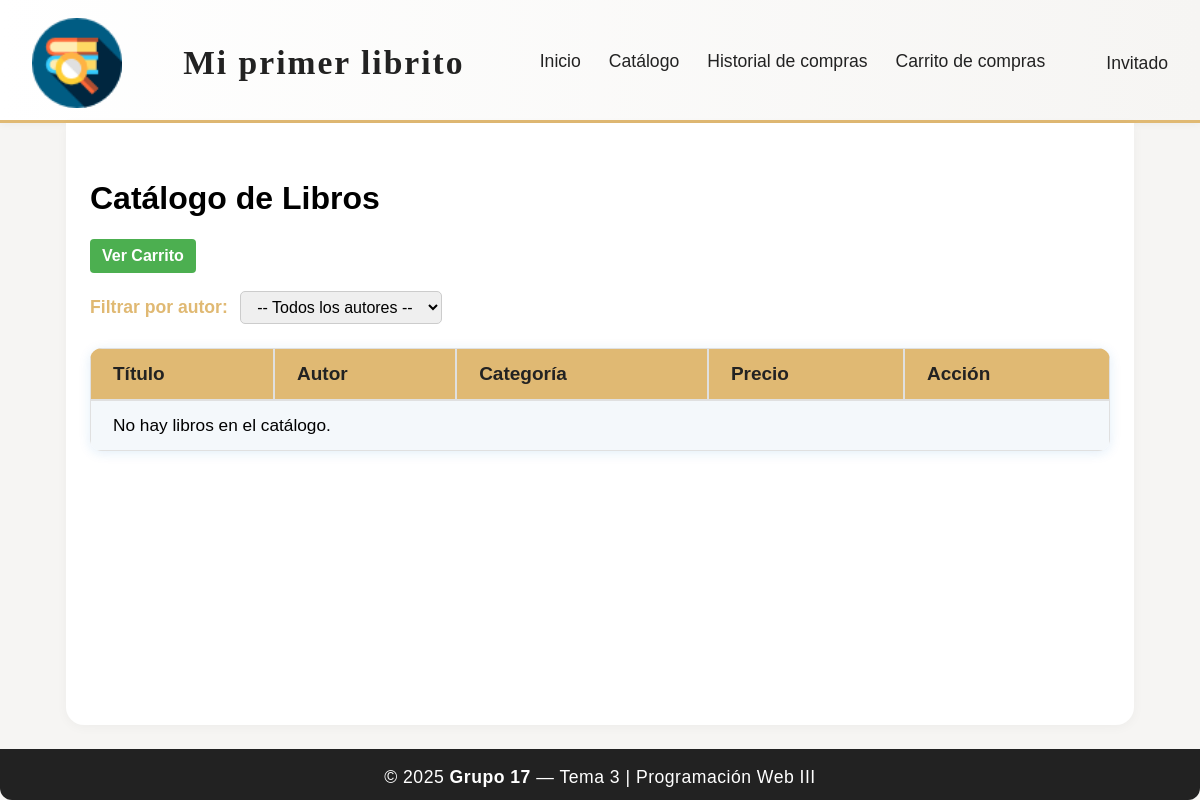
/catalogo/, run on an earlier commit of the app's database.
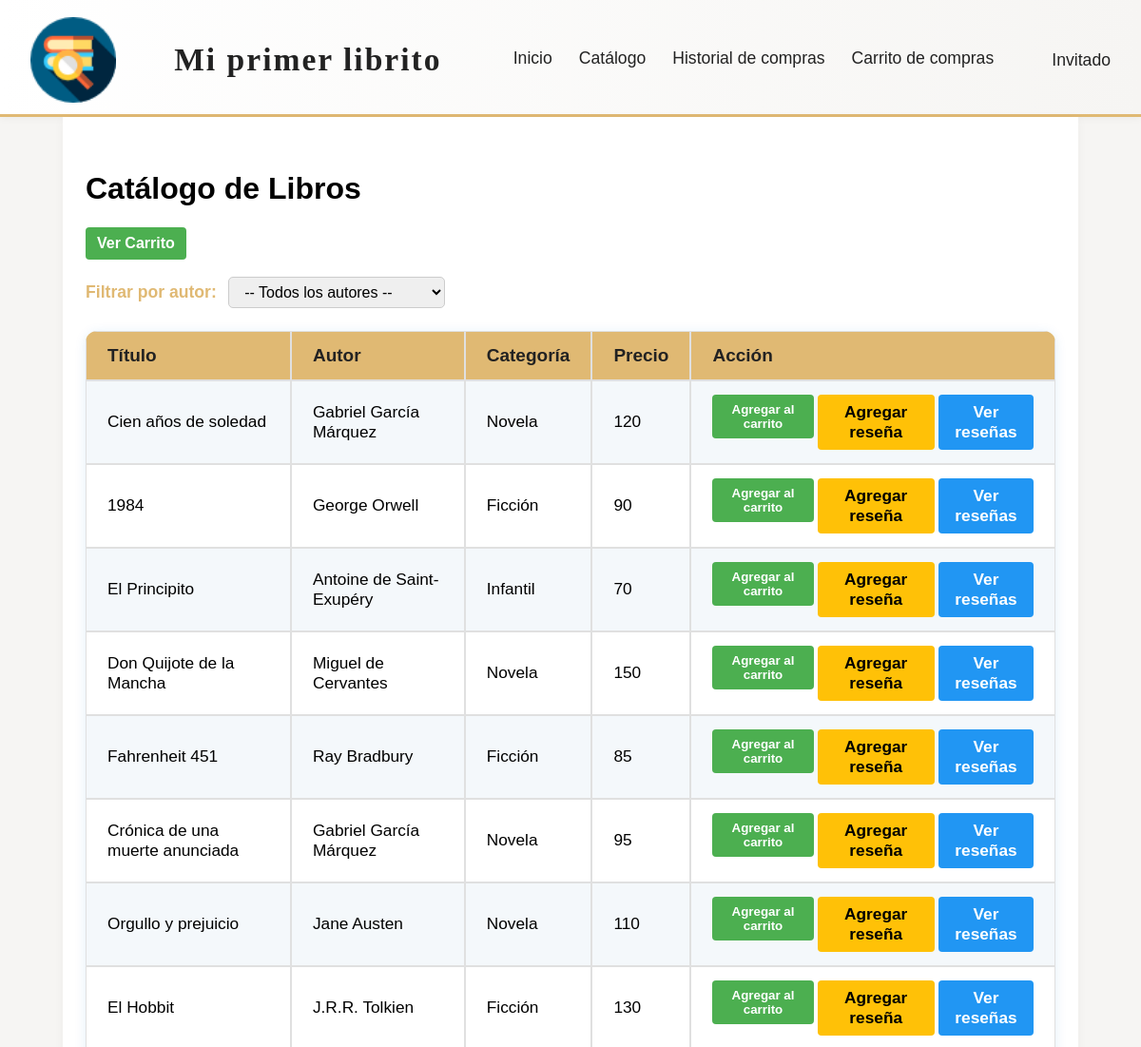
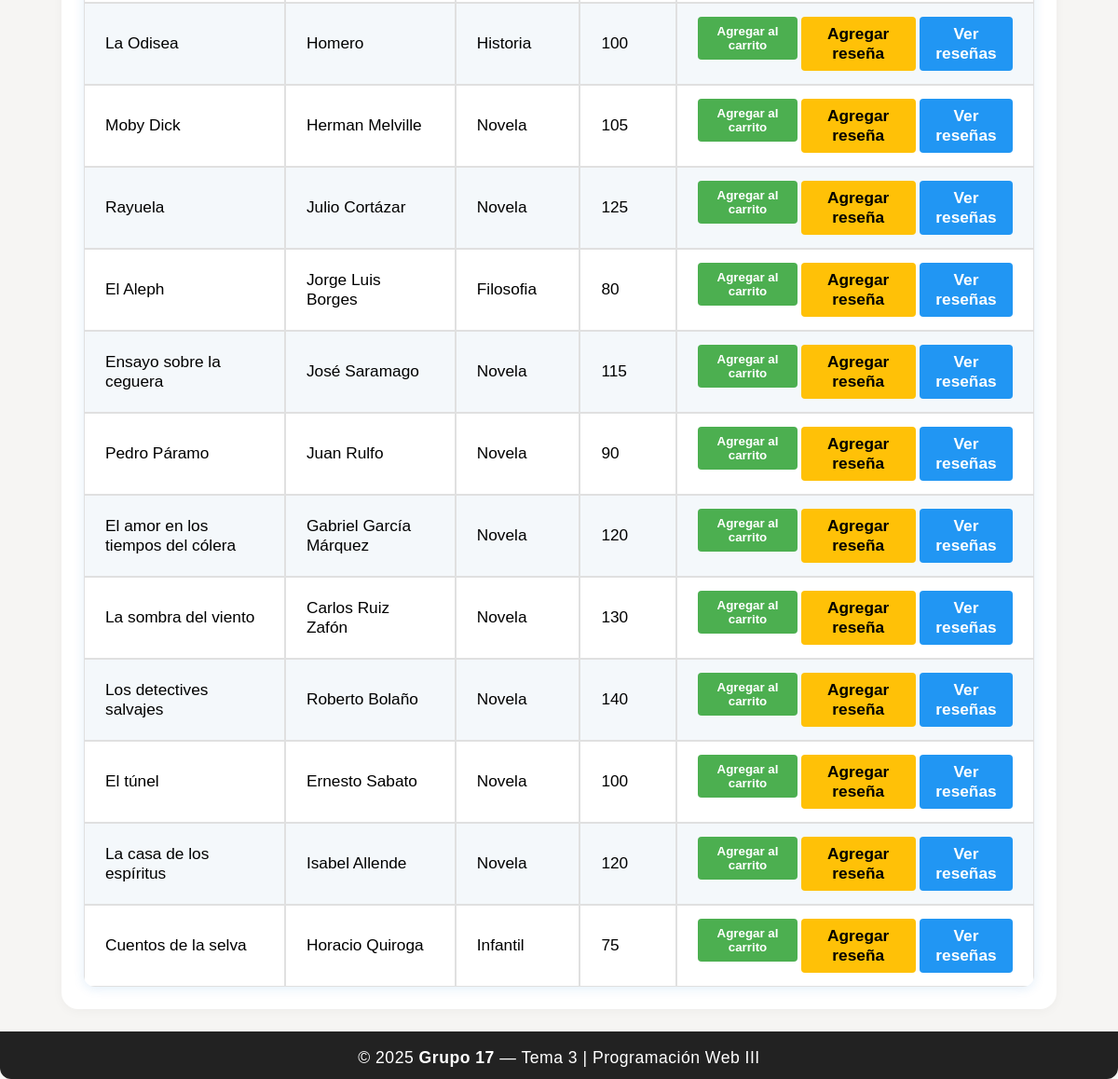
And on a later commit of the database (2 pictures, top to bottom).
### app/models.py (models this page shows, shortened)
class Libro(models.Model):
    titulo = models.CharField(max_length=200)
    autor = models.CharField(max_length=100)
    categoria = models.CharField(max_length=100, blank=True, null=True)
    precio = models.IntegerField(default=0)
    fecha_publicacion = models.DateField(null=True, blank=True)

### app/views.py (the view)
# urls.py: path('catalogo/', views.catalogo_libros, name='catalogo_libros'),
def catalogo_libros(request):
    autor_filtrado = request.GET.get('autor')
    if autor_filtrado:
        libros = Libro.objects.filter(autor=autor_filtrado)
    else:
        libros = Libro.objects.all()
    autores = Libro.objects.values_list('autor', flat=True).distinct()
    return render(request, 'catalogo_libros.html', {
        'libros': libros,
        'autores': autores
    })

### app/templates/catalogo_libros.html (shortened to what this page needs)
{% load static %}
<!DOCTYPE html>
<html lang="es">
<head>
    <link rel="stylesheet" href="{% static 'estilos.css' %}">
</head>
<body>
    <div class="layout-flex">
        <header class="main-header">
            <div class="header-content">
                <img src="{% static 'img/libreriaicon.png' %}" alt="Logo" class="logo-header">
                <div class="header-title">
                    <span class="logo-text">Mi primer <strong>librito</strong></span>
                </div>
                <nav class="main-nav">
                    <a href="{% url 'inicio' %}">Inicio</a>
                    <a href="{% url 'catalogo_libros' %}">Catálogo</a>
                    <a href="{% url 'historial_compras' %}">Historial de compras</a>
                    <a href="{% url 'ver_carrito' %}">Carrito de compras</a>
                </nav>
                <div class="user-menu">
                    {% if user.is_authenticated %}
                        <span style="color: #388e3c; font-weight: bold;">
                            <svg xmlns="http://www.w3.org/2000/svg" width="18" height="18" viewBox="0 0 24 24" fill="#388e3c" style="vertical-align: middle; margin-right: 4px;"><circle cx="12" cy="12" r="10"/><circle cx="12" cy="10" r="3" fill="#fff"/><path d="M12 13c-3 0-5 1.5-5 3v1h10v-1c0-1.5-2-3-5-3z" fill="#fff"/></svg>
                            {{ user.username }}
                            <a href="{% url 'usuario_logout' %}" class="logout-btn" title="Cerrar sesión" style="margin-left:8px; padding:2px 8px; background:#e74c3c; color:#fff; border-radius:4px; font-size:0.95em; text-decoration:none; font-weight:500; vertical-align:middle;">Salir</a>
                        </span>
                    {% else %}
                        <span>Invitado</span>
                    {% endif %}
                </div>
            </div>
        </header>
        <main class="main-content">
            <h1>Catálogo de Libros</h1>
            <div class="catalogo-bar">
                <a href="{% url 'ver_carrito' %}" class="btn-success">Ver Carrito</a>
            </div>
            <form method="get" action="" class="filtro-autor">
                <label for="autor">Filtrar por autor:</label>
                <select name="autor" id="autor" onchange="this.form.submit()">
                    <option value="">-- Todos los autores --</option>
                </select>
            </form>
            <table class="tabla-catalogo modern-table">
                <tr>
                    <th>Título</th>
                    <th>Autor</th>
                    <th>Categoría</th>
                    <th>Precio</th>
                    <th>Acción</th>
                </tr>
                {% for libro in libros %}
                <tr>
                    <td>{{ libro.titulo }}</td>
                    <td>{{ libro.autor }}</td>
                    <td>{{ libro.categoria }}</td>
                    <td>{{ libro.precio }}</td>
                    <td>
                        <div class="button-container">
                            <form method="post" action="{% url 'agregar_al_carrito' libro.pk %}" style="margin:0;">
                                <button type="submit" class="btn-success">Agregar al carrito</button>
                            </form>
                            <a href="{% url 'agregar_resena' libro.pk %}" class="btn-warning">Agregar reseña</a>
                            <a href="{% url 'ver_resenas' libro.pk %}" class="btn-info">Ver reseñas</a>
                        </div>
                    </td>
                </tr>
                {% empty %}
                <tr><td colspan="5">No hay libros en el catálogo.</td></tr>
                {% endfor %}
            </table>
        </main>
        <footer class="main-footer">
            <span>&copy; 2025 <strong>Grupo 17</strong> — Tema 3 | Programación Web III</span>
        </footer>
    </div>
</body>
</html>

What changed in the data, as far as the page shows it:
added Libro: titulo "Cien años de soledad", autor "Gabriel García Márquez", categoria "Novela", precio "120"
added Libro: titulo "1984", autor "George Orwell", categoria "Ficción", precio "90"
added Libro: titulo "El Principito", autor "Antoine de Saint-Exupéry", categoria "Infantil", precio "70"
added Libro: titulo "Don Quijote de la Mancha", autor "Miguel de Cervantes", categoria "Novela", precio "150"
added Libro: titulo "Fahrenheit 451", autor "Ray Bradbury", categoria "Ficción", precio "85"
added Libro: titulo "Crónica de una muerte anunciada", autor "Gabriel García Márquez", categoria "Novela", precio "95"
added Libro: titulo "Orgullo y prejuicio", autor "Jane Austen", categoria "Novela", precio "110"
added Libro: titulo "El Hobbit", autor "J.R.R. Tolkien", categoria "Ficción", precio "130"
added Libro: titulo "La Odisea", autor "Homero", categoria "Historia", precio "100"
added Libro: titulo "Moby Dick", autor "Herman Melville", categoria "Novela", precio "105"
added Libro: titulo "Rayuela", autor "Julio Cortázar", categoria "Novela", precio "125"
added Libro: titulo "El Aleph", autor "Jorge Luis Borges", categoria "Filosofia", precio "80"
added Libro: titulo "Ensayo sobre la ceguera", autor "José Saramago", categoria "Novela", precio "115"
added Libro: titulo "Pedro Páramo", autor "Juan Rulfo", categoria "Novela", precio "90"
added Libro: titulo "El amor en los tiempos del cólera", autor "Gabriel García Márquez", categoria "Novela", precio "120"
added Libro: titulo "La sombra del viento", autor "Carlos Ruiz Zafón", categoria "Novela", precio "130"
added Libro: titulo "Los detectives salvajes", autor "Roberto Bolaño", categoria "Novela", precio "140"
added Libro: titulo "El túnel", autor "Ernesto Sabato", categoria "Novela", precio "100"
added Libro: titulo "La casa de los espíritus", autor "Isabel Allende", categoria "Novela", precio "120"
added Libro: titulo "Cuentos de la selva", autor "Horacio Quiroga", categoria "Infantil", precio "75"
Also different on the page:
text no longer shown: "No hay libros en el catálogo."
